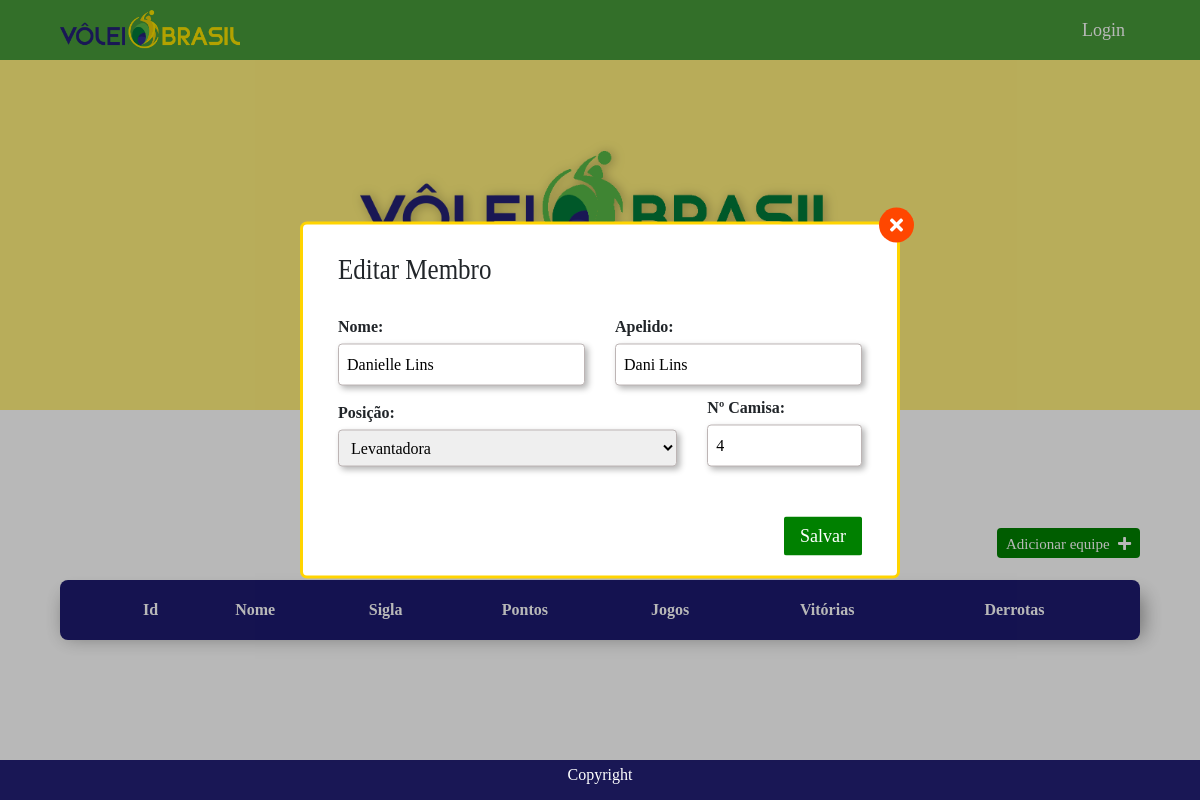
Page /updatemembro/?membro_id=1 on the committed database.
### tables this page shows
CREATE TABLE Membros (
    Id          INTEGER PRIMARY KEY 
    , Nome        VARCHAR(50) NOT NULL
    , Apelido     VARCHAR(50) NOT NULL
    , Posicao     VARCHAR(100) NOT NULL
    , Camisa      INT NOT NULL
    , Time_Id     INTEGER NOT NULL
    , FOREIGN KEY (Time_Id) REFERENCES Equipes (id)
);

### controller.py (the view, shortened to what this page needs)
@app.route('/updatemembro/', methods=['GET', 'POST'])
def update_membro():
    membro_id = request.args.get('membro_id')
    membro = membro_obter(membro_id)
    print(membro)
    return render_template(
        'parts/update-membro.html',
        membro=membro
    )

### app.py (called while the page is built)
@app.before_request
def before_request():
    g.db = get_db()
    g.query_db = query_db

@app.teardown_request
def teardown_request(exception):
    db = getattr(g, '_database', None)
    if db is not None:
        db.close()

### dao.py (called while the page is built)
def membro_obter(membro):
    return g.query_db(
        ''' SELECT * FROM Membros WHERE Id = ? ''',
        [membro],
        one=True
    )

### db.py (called while the page is built)
def make_dicts(cursor, row):
    return dict((cursor.description[idx][0], value)
                for idx, value in enumerate(row))

def get_db():
    db = getattr(g, '_database', None)
    if db is None:
        db = g._database = sqlite3.connect(DATABASE)
        print(db)
    db.row_factory = make_dicts
    return db

def query_db(query, args=(), one=False):
    print(args)
    cur = get_db().execute(query, args)
    rv = cur.fetchall()
    cur.close()
    return (rv[0] if rv else None) if one else rv

### templates/parts/update-membro.html (shortened to what this page needs)
{% extends 'home.html' %} {% block addTime %}
<div class="addMembro">
    <h3 class="addTime-title">Editar Membro</h3>
    <form action="" method="POST">
        <div class="linha">
            <div class="input-container col-lg-6">
                <label for="Nome">Nome:</label>
                <input type="text" id="Nome" name="Nome" class="inputForm" title="Nome do membro da equipe" required value="{{ membro['Nome'] }}">
            </div>
            <div class="input-container col-lg-6">
                <label for="Apelido">Apelido:</label>
                <input type="text" id="Apelido" name="Apelido" class="inputForm" title="Apelido do jogador" required value="{{ membro['Apelido'] }}">
            </div>
        </div>
        <div class="linha">
            <div class="input-container col-lg-8">
                <label for="Posicao">Posição:</label>
                <select name="Posicao" id="Posicao" class="inputForm" required>
                    <option value="Levantadora">Levantadora</option>
                </select>
            </div>
            <div class="input-container col-lg-4">
                <label for="Camisa">Nº Camisa:</label>
                <input type="number" id="Camisa" name="Camisa" class="inputForm" title="Número da camisa" required value="{{membro['Camisa']}}">
            </div>
        </div>
        <div class="linha">
            <div class="input-container col-lg-12">
                <button type="submit" class="btn btn-submit" title="Salvar dados do time" value="{{time}}">Salvar</button>
            </div>
        </div>
    </form>
</div>
{% endblock %}

### static/css/site.css (style rules this page uses)
* { padding: 0%; margin: 0%; box-sizing: border-box; }
html { font-size: 62.5%; scroll-behavior: smooth; }
body { font-size: 1.6rem; font-family: Regular; }
button { border: none; background-color: transparent; cursor: pointer; }
label { font-weight: 900; }
input, select, textarea { padding: 8px; border-radius: 4px; box-shadow: 3px 3px 6px 0px rgba(0, 0, 0, 0.3); border: 1px #bdb5b5 solid; resize: none; }
a, button, .btn { color: #000; }
*::after, *::before { position: absolute; left: 0; top: 0; width: 100%; }
.linha { display: flex; align-items: flex-end; align-content: stretch; margin: 10px 0; }
.input-container { display: flex; flex-flow: column; }
.input-container input { width: 100%; }
body.modal--open { overflow: hidden; }
.addTime-title { font-size: 25px; padding: 0 15px; font-family: Bold; transform: scaleY(1.2); margin: 20px 0 30px; }
.btn-submit { background-color: green; color: #fff; font-size: 18px; width: auto; align-self: flex-end; padding: 5px 15px; margin: 40px 0 0; }
.addMembro { width: 100%; }

### rows in the picture
Membros: Nome "Danielle Lins", Apelido "Dani Lins", Camisa "4"
